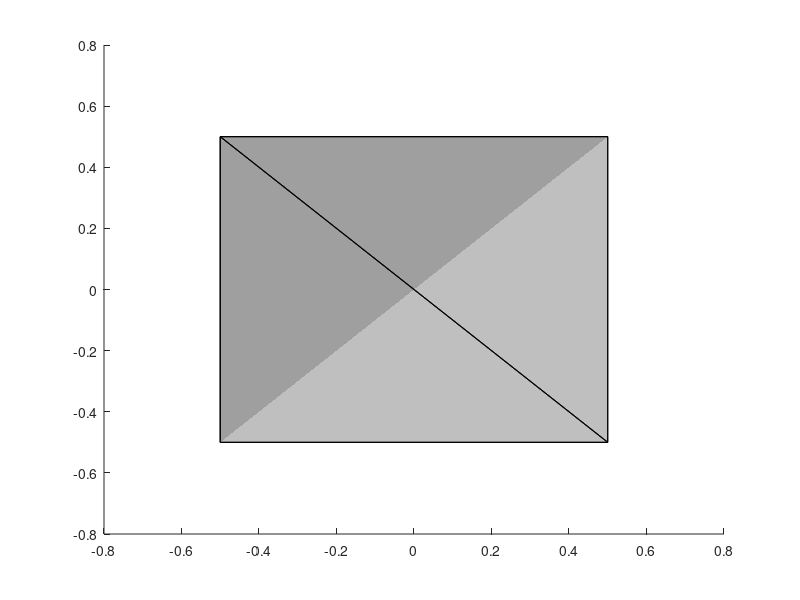

Write the MATLAB code that produced this figure.
function [CuboidHandle, verts, facs] = DrawCuboid(varargin)
% Draw Cuboid
% Draw a Cuboid using 8 rectangular faces. Places Cuboid Into Current Figure
%
% Inputs (SL, CV, EA, colr, alph)
% ----------------
% SL    - [X;Y;Z] Length of Cuboid Side (SL - SideLength)
% CV    - [X;Y;Z] Center of volume
% EA    - [Yaw(Z-axis);Pitch(y-axis);Roll(x-axis)] Euler/Rotation angles [radians]
% colr  - Color of cuboid; string (ex. 'r','b','g') or vector [R G B]
% alph  - Alpha transparency value of cuboid
%
% Outputs (CuboidHandle, verts, facs)
% ----------------
% CuboidHandle  = Handle for Patch Object
% verts         = 3x8 XYZ Vertices
% facs          = 6x4 Order of faces
%

%% Number of inputs and assign defaults if not specified
% Define Default Values
SL = [1;1;1];   CV = [0;0;0];   EA = [0;0;0];   colr = [0.5 0.5 0.5];   alph = 0.5;

switch nargin
    case 0
        % All Inputs Empty Using Default Values
    case 1
        SL = varargin{1};
    case 2
        SL = varargin{1};   CV = varargin{2};
    case 3
        SL = varargin{1};   CV = varargin{2};   EA = varargin{3};
    case 4
        SL = varargin{1};   CV = varargin{2};   EA = varargin{3};   colr = varargin{4};
    case 5
        SL = varargin{1};   CV = varargin{2};   EA = varargin{3};   colr = varargin{4};     alph = varargin{5};
    otherwise
        error('Invalid number of inputs')
end

%% Form ZYX Rotation Matrix
% [From Wikipedia Oct-11-2009 1:30 AM] 
% http://en.wikipedia.org/wiki/Euler_Angles

% Calculate Sines and Cosines
c1 = cos(EA(1));	s1 = sin(EA(1));
c2 = cos(EA(2));	s2 = sin(EA(2));
c3 = cos(EA(3));	s3 = sin(EA(3));

% Calculate Matrix
R = [c1*c2           -c2*s1          s2
     c3*s1+c1*s2*s3  c1*c3-s1*s2*s3  -c2*s3
     s1*s3-c1*c3*s2  c3*s1*s2+c1*s3  c2*c3]';

%% Create Vertices
x = 0.5*SL(1)*[-1 1 1 -1 -1 1 1 -1]';
y = 0.5*SL(2)*[1 1 1 1 -1 -1 -1 -1]';
z = 0.5*SL(3)*[-1 -1 1 1 1 1 -1 -1]';

%% Create Faces
% facs = [1 2 3 4
%         5 6 7 8
%         4 3 6 5
%         3 2 7 6
%         2 1 8 7
%         1 4 5 8];

facs = [1 2 3 
        3 4 8
        5 6 7 
        5 7 8
        4 3 6 
        4 5 6
        3 2 7 
        3 6 7
        2 1 8 
        2 7 8
        1 4 8
        4 5 8];

%% Rotate and Translate Vertices
verts = zeros(3,8);
for i = 1:8
    verts(1:3,i) = R*[x(i);y(i);z(i)]+R*CV;
end

%% Draw Patch Object
CuboidHandle = patch('Faces',facs,'Vertices',verts','FaceColor',colr,'FaceAlpha',alph);

end
